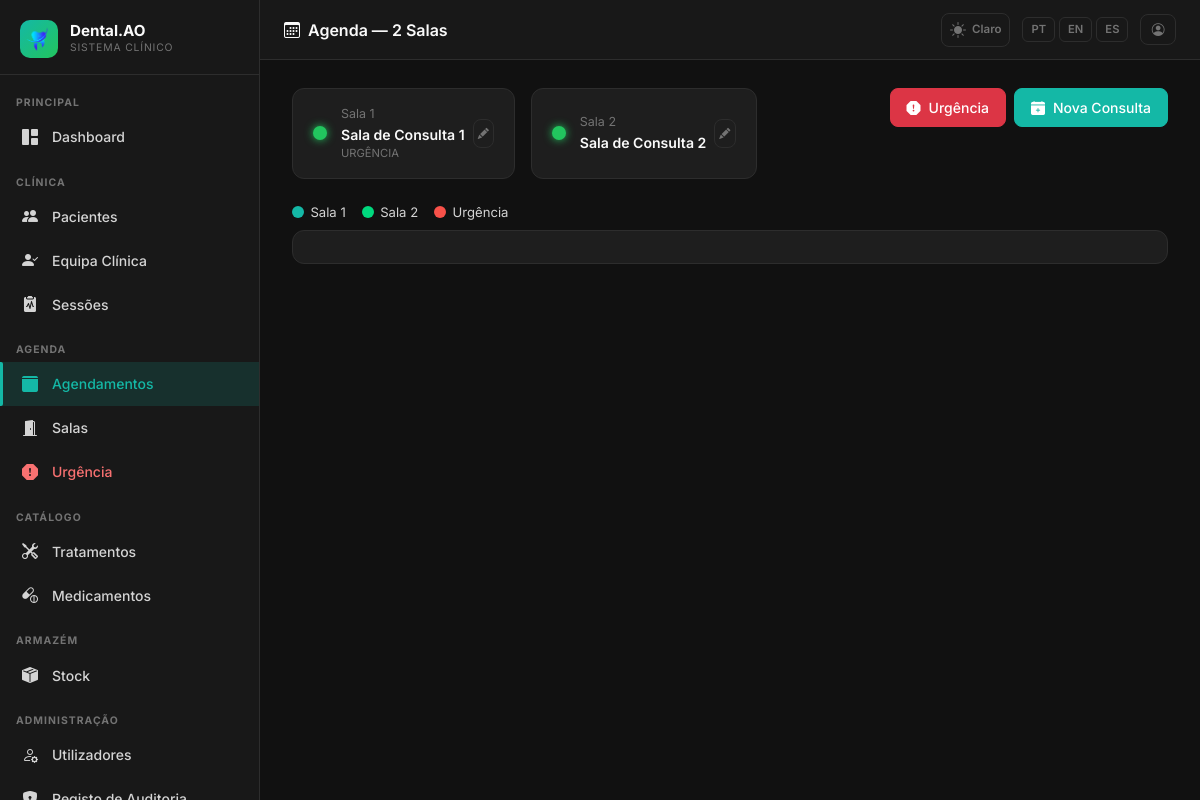
Screenshot of /scheduling/ (signed in) with the database file from the repository.
### app/models.py (models this page shows, shortened)
class AppSetting(db.Model):
    __tablename__ = 'app_settings'
    key   = db.Column(db.String(64), primary_key=True)
    value = db.Column(db.Text, nullable=True)
    _DEFAULTS = {
        'app_name':       'DentalCare Pro',
        'app_logo':       '',
        'bg_dark':        '#111111',
        'sidebar_dark':   '#181818',
        'card_dark':      '#1e1e1e',
        'border_dark':    '#2d2d2d',
        'text_dark':      '#d4d4d4',
        'primary_dark':   '#14b8a6',
        'success_dark':   '#22c55e',
        'danger_dark':    '#f87171',
        'warning_dark':   '#fbbf24',
        'bg_light':       '#f0f4f8',
        'card_light':     '#ffffff',
        'border_light':   '#d1dce8',
        'text_light':     '#334155',
        'primary_light':  '#1976d2',
        'success_light':  '#00875a',
        'danger_light':   '#d32f2f',
        'warning_light':  '#e65100',
        'xray_max_mb':        '10',
        'stock_invoice_max_mb': '5',
        'urgency_surcharge':  '30',
    }
    @classmethod
    def all_as_dict(cls):
        stored = {s.key: s.value for s in cls.query.all()}
        result = dict(cls._DEFAULTS)
        result.update(stored)
        return result

class Room(db.Model):
    __tablename__ = 'rooms'
    id = db.Column(db.Integer, primary_key=True)
    name = db.Column(db.String(100), nullable=False)
    number = db.Column(db.Integer, nullable=False)
    status = db.Column(db.String(20), default=RoomStatus.GREEN, nullable=False)
    status_note = db.Column(db.String(200), nullable=True)
    status_updated_by_id = db.Column(db.Integer, db.ForeignKey('users.id'), nullable=True)
    status_updated_at = db.Column(db.DateTime, default=lambda: datetime.now(timezone.utc))
    status_updated_by = db.relationship('User', backref='room_status_updates')
    appointments = db.relationship('Appointment', backref='room', lazy='dynamic')

### app/scheduling/routes.py (the view)
@scheduling_bp.route('/')
@login_required
def calendar():
    _check_scheduling_access()
    rooms = Room.query.order_by(Room.number).all()
    dentists = User.query.filter(
        User.role.in_([Role.DENTIST, Role.CLINICAL_DIRECTOR]),
        User.is_active == True
    ).all()
    patients = Patient.query.filter_by(is_active=True).order_by(Patient.full_name).all()
    return render_template('scheduling/calendar.html', rooms=rooms, dentists=dentists,
                           patients=patients)

### app/templates/scheduling/calendar.html (shortened to what this page needs)
{% extends "base.html" %}
{% block page_title %}<i class="bi bi-calendar3 me-2"></i>{{ _('Agenda — 2 Salas') }}{% endblock %}
{% block extra_css %}
<link href="https://cdn.jsdelivr.net/npm/fullcalendar@6.1.10/index.global.min.css" rel="stylesheet">
{% endblock %}
{% block content %}
<div class="d-flex justify-content-between align-items-start flex-wrap gap-3 mb-4">
  <div class="d-flex gap-3 flex-wrap">
    {% for room in rooms %}
    <div class="dc-card dc-card-sm room-card-mobile d-flex align-items-center gap-2" style="min-width:180px">
      <div class="room-status-dot {{ room.status }}"></div>
      <div>
        <div style="font-size:.78rem;color:var(--dc-text-muted)">{{ _('Sala') }} {{ room.number }}</div>
        <div style="font-weight:600;color:var(--dc-white);font-size:.88rem">{{ room.name }}</div>
        {% if room.status_note %}
        <div style="font-size:.7rem;color:var(--dc-text-muted)">{{ room.status_note }}</div>
        {% endif %}
      </div>
      <a href="{{ url_for('scheduling.rooms') }}" class="ms-auto btn btn-sm btn-outline-secondary p-1"
         title="{{ _('Gerir Salas') }}"><i class="bi bi-pencil-fill" style="font-size:.7rem"></i></a>
    </div>
    {% endfor %}
  </div>
  <div class="d-flex gap-2 flex-wrap">
    <a href="{{ url_for('scheduling.emergency') }}" class="btn btn-danger">
      <i class="bi bi-exclamation-octagon-fill me-2"></i>{{ _('Urgência') }}
    </a>
    <a href="{{ url_for('scheduling.new_appointment') }}" class="btn btn-primary">
      <i class="bi bi-calendar-plus-fill me-2"></i>{{ _('Nova Consulta') }}
    </a>
  </div>
</div>
<div class="room-legend mb-2">
  <div class="room-legend-item">
    <div class="room-legend-dot" style="background:#14b8a6"></div>
    <span>{{ _('Sala') }} 1</span>
  </div>
  <div class="room-legend-item">
    <div class="room-legend-dot" style="background:#00d97e"></div>
    <span>{{ _('Sala') }} 2</span>
  </div>
  <div class="room-legend-item">
    <div class="room-legend-dot" style="background:#f85149"></div>
    <span>{{ _('Urgência') }}</span>
  </div>
</div>
<div class="dc-card cal-wrap" style="padding:1rem">
</div>
{% endblock %}

### app/templates/base.html (shortened to what this page needs)
<!DOCTYPE html>
<html lang="{{ get_locale() }}" data-dc-theme="{{ session.get('theme', 'dark') }}">
<head>
  <link href="https://cdn.jsdelivr.net/npm/bootstrap@5.3.2/dist/css/bootstrap.min.css" rel="stylesheet">
  <link href="https://cdn.jsdelivr.net/npm/bootstrap-icons@1.11.3/font/bootstrap-icons.min.css" rel="stylesheet">
  <link href="{{ url_for('static', filename='css/dental.css') }}" rel="stylesheet">
  {% block extra_css %}{% endblock %}
</head>
<body>
<aside class="dc-sidebar" id="dcSidebar">
  <div class="dc-brand">
    <div class="dc-brand-icon">
      {% if app_settings.app_logo %}
        <img src="{{ url_for('superadmin.logo_file', filename=app_settings.app_logo) }}"
             alt="{{ app_settings.app_name }}"
             style="width:36px;height:36px;object-fit:contain;border-radius:6px;">
      {% else %}
        <i class="bi bi-heart-pulse-fill"></i>
      {% endif %}
    </div>
    <div class="flex-fill">
      <div class="dc-brand-name">{{ app_settings.app_name }}</div>
      <div class="dc-brand-sub">{{ _('Sistema Clínico') }}</div>
    </div>
  </div>
  <nav class="dc-nav">
    {% set role = current_user.role %}
    <div class="dc-nav-section">{{ _('Principal') }}</div>
    <a href="{{ url_for('main.dashboard') }}"
       class="dc-nav-item {% if request.endpoint == 'main.dashboard' %}active{% endif %}">
      <i class="bi bi-grid-1x2-fill"></i> {{ _('Dashboard') }}
    </a>
    {% if role in ['superadmin', 'clinical_director', 'dentist', 'reception'] %}
    <div class="dc-nav-section mt-2">{{ _('Clínica') }}</div>
    {% endif %}
    {% if role in ['superadmin', 'clinical_director', 'dentist', 'reception'] %}
    <a href="{{ url_for('patients.index') }}"
       class="dc-nav-item {% if request.endpoint == 'patients.index' or request.endpoint in ['patients.new','patients.edit','patients.detail'] %}active{% endif %}">
      <i class="bi bi-people-fill"></i> {{ _('Pacientes') }}
    </a>
    {% endif %}
    {% if role in ['superadmin', 'clinical_director'] %}
    <a href="{{ url_for('patients.care_team_pending') }}"
       class="dc-nav-item {% if request.endpoint == 'patients.care_team_pending' %}active{% endif %}">
      <i class="bi bi-person-check-fill"></i> {{ _('Equipa Clínica') }}
    </a>
    {% endif %}
    {% if role in ['superadmin', 'clinical_director', 'dentist'] %}
    <a href="{{ url_for('sessions.index') }}"
       class="dc-nav-item {% if request.endpoint and 'sessions.' in request.endpoint and 'audit' not in request.endpoint and 'evolution' not in request.endpoint %}active{% endif %}">
      <i class="bi bi-clipboard2-pulse-fill"></i> {{ _('Sessões') }}
    </a>
    {% endif %}
    {% if role in ['superadmin', 'clinical_director', 'reception', 'dentist'] %}
    <div class="dc-nav-section mt-2">{{ _('Agenda') }}</div>
    {% endif %}
    {% if role in ['superadmin', 'clinical_director', 'reception'] %}
    <a href="{{ url_for('scheduling.calendar') }}"
       class="dc-nav-item {% if request.endpoint and 'scheduling.' in request.endpoint and 'emergency' not in request.endpoint and 'room' not in request.endpoint %}active{% endif %}">
      <i class="bi bi-calendar3-fill"></i> {{ _('Agendamentos') }}
    </a>
    {% endif %}
    {% if role in ['superadmin', 'clinical_director', 'reception', 'dentist'] %}
    <a href="{{ url_for('scheduling.rooms') }}"
       class="dc-nav-item {% if request.endpoint and 'rooms' in request.endpoint %}active{% endif %}">
      <i class="bi bi-door-open-fill"></i> {{ _('Salas') }}
    </a>
    {% endif %}
    {% if role in ['superadmin', 'clinical_director', 'reception', 'dentist'] %}
    <a href="{{ url_for('scheduling.emergency') }}"
       class="dc-nav-item {% if request.endpoint and 'emergency' in request.endpoint %}active{% endif %}"
       style="color:var(--dc-danger)">
      <i class="bi bi-exclamation-octagon-fill"></i> {{ _('Urgência') }}
    </a>
    {% endif %}
    {% if role in ['superadmin', 'clinical_director', 'dentist'] %}
    <div class="dc-nav-section mt-2">{{ _('Catálogo') }}</div>
    <a href="{{ url_for('admin.treatments') }}"
       class="dc-nav-item {% if 'treatments' in request.endpoint %}active{% endif %}">
      <i class="bi bi-tools"></i> {{ _('Tratamentos') }}
    </a>
    <a href="{{ url_for('admin.medicines') }}"
       class="dc-nav-item {% if 'medicine' in request.endpoint %}active{% endif %}">
      <i class="bi bi-capsule-pill"></i> {{ _('Medicamentos') }}
    </a>
    {% endif %}
    {% if role in ['superadmin', 'clinical_director', 'dentist', 'receptionist'] %}
    <div class="dc-nav-section mt-2">{{ _('Armazém') }}</div>
    <a href="{{ url_for('stock.index') }}"
       class="dc-nav-item {% if request.endpoint and 'stock.' in request.endpoint %}active{% endif %}">
      <i class="bi bi-box-seam-fill"></i> {{ _('Stock') }}
    </a>
    {% endif %}
    {% if role in ['superadmin', 'clinical_director'] %}
    <div class="dc-nav-section mt-2">{{ _('Administração') }}</div>
    <a href="{{ url_for('admin.users') }}"
       class="dc-nav-item {% if 'user' in request.endpoint %}active{% endif %}">
      <i class="bi bi-person-gear"></i> {{ _('Utilizadores') }}
    </a>
    <a href="{{ url_for('admin.audit_log') }}"
       class="dc-nav-item {% if 'audit' in request.endpoint %}active{% endif %}">
      <i class="bi bi-shield-lock-fill"></i> {{ _('Registo de Auditoria') }}
    </a>
    {% endif %}
  </nav>
</aside>
<header class="dc-topbar">
  <span class="page-title">{% block page_title %}{% endblock %}</span>
  <div class="topbar-actions">
    <a href="{{ url_for('auth.toggle_theme') }}"
       class="theme-toggle"
       title="{{ _('Alternar tema') }}">
      {% if session.get('theme', 'dark') == 'dark' %}
        <i class="bi bi-sun-fill"></i><span style="font-size:.72rem;font-weight:600;margin-left:2px">{{ _('Claro') }}</span>
      {% else %}
        <i class="bi bi-moon-stars-fill"></i><span style="font-size:.72rem;font-weight:600;margin-left:2px">{{ _('Escuro') }}</span>
      {% endif %}
    </a>
    <div class="lang-switcher">
      <a href="{{ url_for('auth.set_lang', lang='pt') }}"
         class="lang-btn {% if get_locale() == 'pt' %}active{% endif %}">PT</a>
      <a href="{{ url_for('auth.set_lang', lang='en') }}"
         class="lang-btn {% if get_locale() == 'en' %}active{% endif %}">EN</a>
      <a href="{{ url_for('auth.set_lang', lang='es') }}"
         class="lang-btn {% if get_locale() == 'es' %}active{% endif %}">ES</a>
    </div>
    <a href="{{ url_for('auth.profile') }}" class="btn btn-sm btn-outline-secondary" title="{{ _('Meu Perfil') }}">
      <i class="bi bi-person-circle"></i>
    </a>
  </div>
</header>
<main class="dc-main">
  <div class="dc-content">
    {% block content %}{% endblock %}
  </div>
</main>
</body>
</html>

### rows the page displays
AppSetting: value (picture)
AppSetting: app_name "Dental.AO"
Room: number "1", name "Sala de Consulta 1", status_note "URGÊNCIA"
Room: number "2", name "Sala de Consulta 2"
